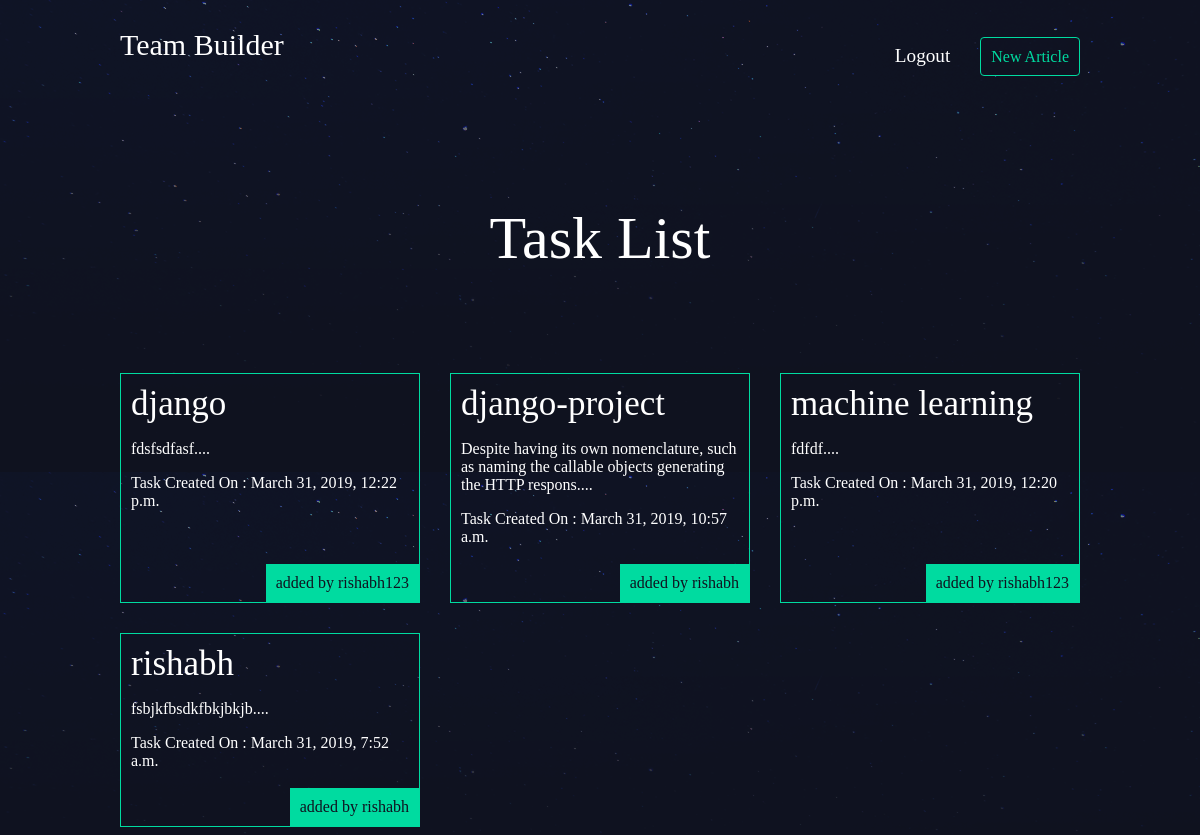
Page /tasks/ (signed in) on the committed database.
### team/models.py (models this page shows, shortened)
class Task(models.Model):
    title = models.CharField(max_length=400)
    Description = models.TextField()
    slug = models.SlugField()
    date = models.DateTimeField(auto_now_add=True)
    thumb = models.ImageField(default='default.png', blank=True)
    author = models.ForeignKey(User, default=None, on_delete=models.PROTECT)
    def snippet(self):
        return self.Description[:100] + '....'

### team/views.py (the view)
def task_list(request):
    tasks = Task.objects.all().order_by('title')
    return render(request, 'team/task_list.html', {'tasks': tasks})

### team/templates/team/task_list.html
{% extends 'base_layout.html' %}
{% block content %}
<h1>Task List</h1>
<div class="tasks">
    {% for task in tasks %}
    <div class="task">
        <h2><a href="{% url 'task:detail' slug=task.slug %}">{{ task.title }}</a></h2>
        <p>{{ task.snippet }}</p>
        <p>Task Created On : {{task.date}}</p>
        <p class="author">added by {{ task.author.username }}</p>
    </div>
    {% endfor %}
</div>
{% endblock %}

### assets/styles.css (style rules this page uses)
body { background-color: #0f121f; background-image: url(stars.png); background-repeat-y: no-repeat; color: #fff; }
body * { font-family: Ubuntu; }
h1, h2, h3, h4, h5 { font-weight: normal; margin: 0; }
a, a:hover, a:visited { color: #fff; text-decoration: none; }
div.wrapper > h1 { text-align: center; margin: 100px auto; font-size: 60px; }
.tasks { display: grid; grid-template-columns: 1fr 1fr 1fr; grid-gap: 30px; }
.task { padding: 10px; border: 1px solid #00dba0; position: relative; padding-bottom: 40px; }
.task h2 { font-size: 35px; }
.task .author { padding: 10px; background: #00dba0; position: absolute; right: 0; bottom: 0; margin: 0; color: #0f121f; }

### rows in the picture
Task: title "django", snippet "fdsfsdfasf....", date "March 31, 2019, 12:22 p.m.", author.username "rishabh123"
Task: title "django-project", snippet "Despite having its own nomenclature, such as naming the callable objects generating the HTTP respons....", date "March 31, 2019, 10:57 a.m.", author.username "rishabh"
Task: title "machine learning", snippet "fdfdf....", date "March 31, 2019, 12:20 p.m.", author.username "rishabh123"
Task: title "rishabh", snippet "fsbjkfbsdkfbkjbkjb....", date "March 31, 2019, 7:52 a.m.", author.username "rishabh"
